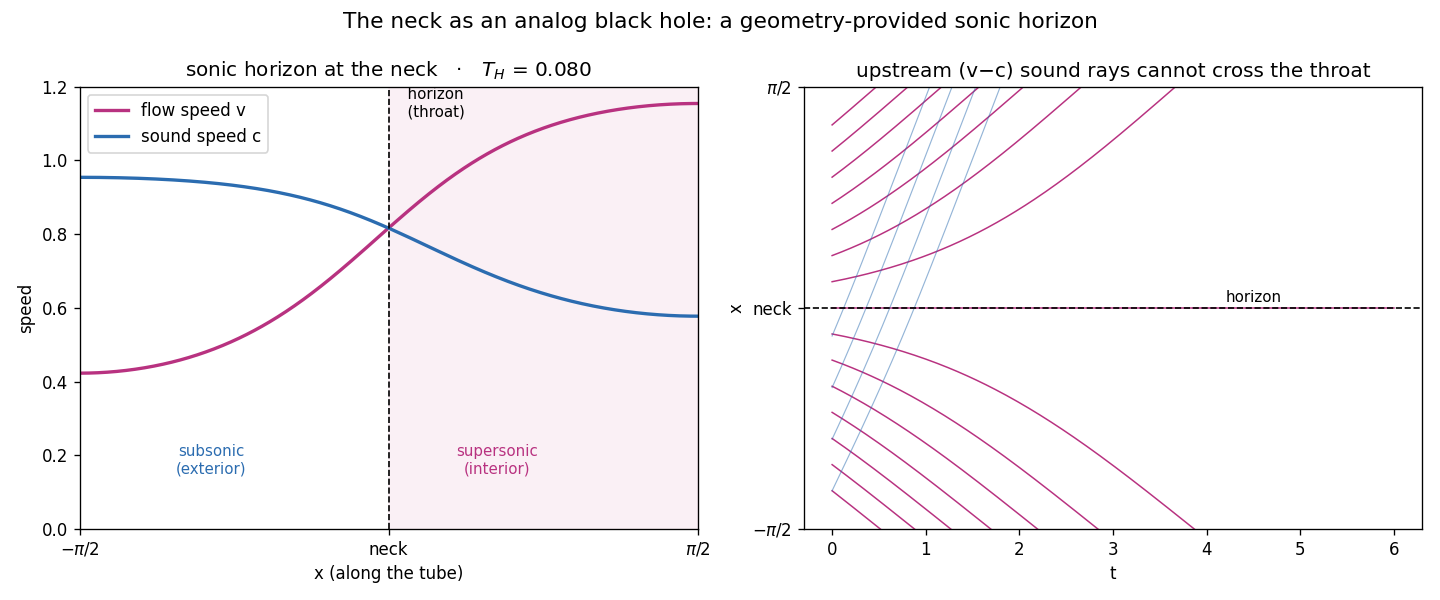

This chart was generated by the following Python code:
"""
Frontier prototype 2: the neck as a de Laval nozzle -> an analog black hole.

A superfluid (Gross-Pitaevskii) flowing along the tube must speed up through the
small-A neck (continuity: rho*v*A = const). Where the flow speed v crosses the
sound speed c = sqrt(g*rho), sound can no longer travel upstream -- a SONIC
HORIZON, provided by the geometry alone (the throat), with an analog Hawking
temperature T_H = |d(v-c)/dx|_horizon / (2 pi). We solve the stationary transonic
flow (continuity + Bernoulli) and trace the sound characteristics: the v-c rays
cannot escape upstream past the throat -- the horizon of an analog black hole.
"""
import numpy as np
from scipy.interpolate import interp1d
from scipy.integrate import solve_ivp
import matplotlib
matplotlib.use("Agg")
import matplotlib.pyplot as plt

OUT = "/home/thorax/nls_lumpy_torus"
mu, g = 1.0, 1.0
x = np.linspace(-np.pi / 2, np.pi / 2, 800)
A = np.sqrt((1 + np.sin(x) ** 2) / 2)             # de Laval nozzle: throat (min A) at x=0
Amin = A.min()
vs = np.sqrt(2 * mu / 3); rhos = vs ** 2; J = rhos * vs * Amin     # transonic flux

v = np.empty_like(x)
for i, xi in enumerate(x):
    roots = np.roots([0.5, 0, -mu, J / A[i]])     # 1/2 v^3 - mu v + J/A = 0
    pos = np.sort(roots[np.abs(roots.imag) < 1e-6].real)
    pos = pos[pos > 0]
    v[i] = pos[0] if xi < 0 else pos[-1]           # subsonic upstream, supersonic downstream
rho = J / (v * A); c = np.sqrt(g * rho); M = v / c
kappa = abs(np.gradient(v - c, x)[np.argmin(np.abs(x))])
T_H = kappa / (2 * np.pi)

# ---- sound characteristics: dx/dt = v -/+ c ----
vf, cf = interp1d(x, v, fill_value="extrapolate"), interp1d(x, c, fill_value="extrapolate")
def rays(sign, x0s, T=6.0):
    out = []
    for x0 in x0s:
        s = solve_ivp(lambda t, y: vf(y) + sign * cf(y), [0, T], [x0], max_step=0.02,
                      dense_output=True, rtol=1e-7)
        out.append((s.t, s.y[0]))
    return out

fig, ax = plt.subplots(1, 2, figsize=(12, 5))
# panel 1: v and c cross at the throat
ax[0].fill_between(x, -0.1, 1.2, where=(x > 0), color="#f7e6ef", alpha=.6)
ax[0].plot(x, v, color="#b83280", lw=2, label="flow speed v")
ax[0].plot(x, c, color="#2b6cb0", lw=2, label="sound speed c")
ax[0].axvline(0, color="k", ls="--", lw=1)
ax[0].text(0.05, 1.12, "  horizon\n  (throat)", fontsize=9)
ax[0].text(0.55, 0.15, "supersonic\n(interior)", ha="center", fontsize=9, color="#b83280")
ax[0].text(-0.9, 0.15, "subsonic\n(exterior)", ha="center", fontsize=9, color="#2b6cb0")
ax[0].set_xlim(-np.pi / 2, np.pi / 2); ax[0].set_ylim(0, 1.2)
ax[0].set_xticks([-np.pi / 2, 0, np.pi / 2]); ax[0].set_xticklabels([r"$-\pi/2$", "neck", r"$\pi/2$"])
ax[0].set_xlabel("x (along the tube)"); ax[0].set_ylabel("speed")
ax[0].set_title(f"sonic horizon at the neck   ·   $T_H$ = {T_H:.3f}")
ax[0].legend(loc="upper left")
# panel 2: characteristics -> the horizon traps the upstream (v-c) rays
for t, xr in rays(-1, np.linspace(-1.3, 1.3, 15)):
    ax[1].plot(t, xr, color="#b83280", lw=.9)
for t, xr in rays(+1, np.linspace(-1.3, -0.2, 4)):
    ax[1].plot(t, xr, color="#2b6cb0", lw=.7, alpha=.5)
ax[1].axhline(0, color="k", ls="--", lw=1)
ax[1].text(4.2, 0.04, "horizon", fontsize=9)
ax[1].set_ylim(-np.pi / 2, np.pi / 2); ax[1].set_xlabel("t")
ax[1].set_yticks([-np.pi / 2, 0, np.pi / 2]); ax[1].set_yticklabels([r"$-\pi/2$", "neck", r"$\pi/2$"])
ax[1].set_ylabel("x")
ax[1].set_title("upstream (v−c) sound rays cannot cross the throat")
fig.suptitle("The neck as an analog black hole: a geometry-provided sonic horizon", fontsize=13)
fig.tight_layout(); fig.savefig(f"{OUT}/analog_horizon.png", dpi=120)
print(f"wrote analog_horizon.png  surface gravity kappa={kappa:.3f}, T_H={T_H:.3f}")
